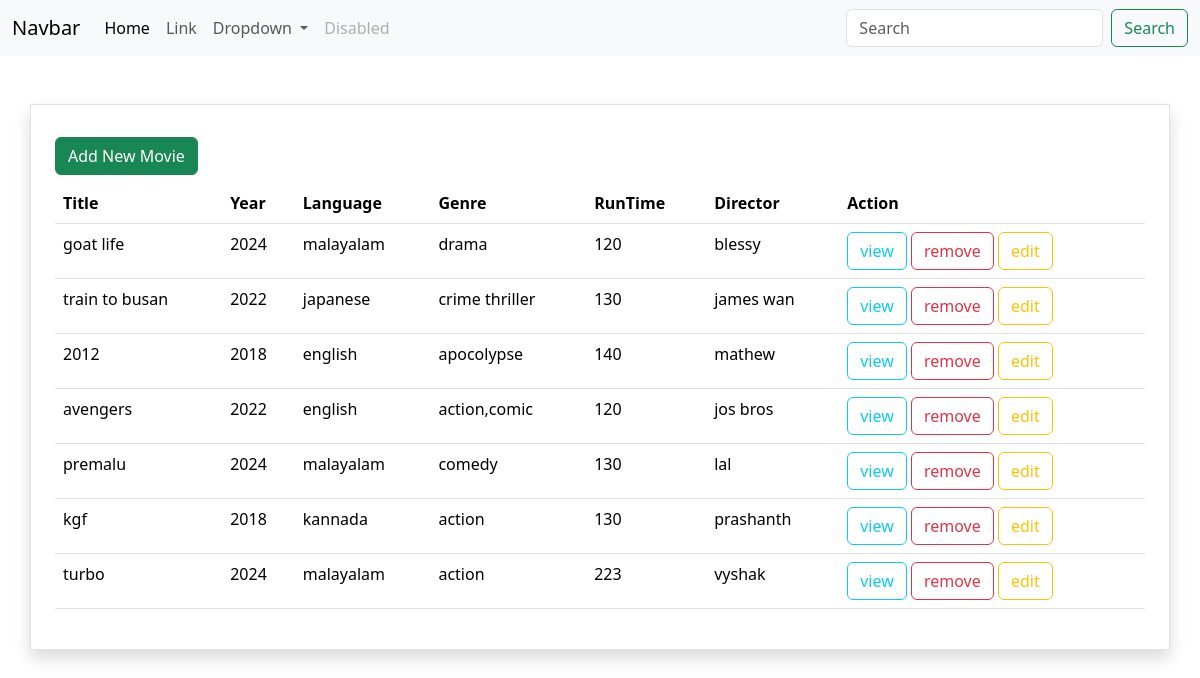
/movies/all/, run on the app's committed database.
### myapp/models.py (models this page shows, shortened)
class Movies(models.Model):
    title=models.CharField(max_length=200)
    year=models.CharField(max_length=200)
    director=models.CharField(max_length=200)
    run_time=models.PositiveIntegerField()
    language=models.CharField(max_length=200)
    genre=models.CharField(max_length=200)
    producer=models.CharField(max_length=200,null=True)

### myapp/views.py (the view)
# urls.py: path("movies/all/",views.MovieListView.as_view(),name="movie-list"),
class MovieListView(View):
    def get(self,request,*args,**kwargs):
        qs=Movies.objects.all()
        return render(request,"movie_list.html",{"data":qs})

### myapp/templates/movie_list.html (shortened to what this page needs)
{%extends 'base.html'%}
{%block main_block%}
<div class="container p-4 border mt-5 shadow">
  <div class="my-2">
    <a href="{%url 'movie-create'%}" class="btn btn-success">Add New Movie</a>
  </div>
  <table class="table">
    <tr>
        <th>Title</th>
        <th>Year</th>
        <th>Language</th>
        <th>Genre</th>
        <th>RunTime</th>
        <th>Director</th>
        <th>Action</th>
    </tr>
    {%for m in data%}
      <tr>
          <td>{{m.title}}</td>
          <td>{{m.year}}</td>
          <td>{{m.language}}</td>
          <td>{{m.genre}}</td>
          <td>{{m.run_time}}</td>
          <td>{{m.director}}</td>
          <td>
            <a href="{%url 'movie-detail' m.id%}" class="btn btn-outline-info">view</a>
            <a href="{%url 'movie-delete' m.id%}" class="btn btn-outline-danger">remove</a>
            <a href="{%url 'movie-update' m.id%}" class="btn btn-outline-warning">edit</a>
          </td>
      </tr>
    {%endfor%}
  </table>
</div>
{%endblock%}

### myapp/templates/base.html (shortened to what this page needs)
<!DOCTYPE html>
<html lang="en">
<head>
    <link href="https://cdn.jsdelivr.net/npm/bootstrap@5.3.3/dist/css/bootstrap.min.css" rel="stylesheet">
 </head>
<body>
    <nav class="navbar navbar-expand-lg bg-body-tertiary">
        <div class="container-fluid">
          <a class="navbar-brand" href="#">Navbar</a>
          <div class="collapse navbar-collapse" id="navbarSupportedContent">
            <ul class="navbar-nav me-auto mb-2 mb-lg-0">
              <li class="nav-item">
                <a class="nav-link active" aria-current="page" href="#">Home</a>
              </li>
              <li class="nav-item">
                <a class="nav-link" href="#">Link</a>
              </li>
              <li class="nav-item dropdown">
                <a class="nav-link dropdown-toggle" href="#" role="button" data-bs-toggle="dropdown" aria-expanded="false">
                  Dropdown
                </a>
              </li>
              <li class="nav-item">
                <a class="nav-link disabled" aria-disabled="true">Disabled</a>
              </li>
            </ul>
            <form class="d-flex" role="search">
              <input class="form-control me-2" type="search" placeholder="Search" aria-label="Search">
              <button class="btn btn-outline-success" type="submit">Search</button>
            </form>
          </div>
        </div>
      </nav>
      {%block main_block%}
      {%endblock%}
</body>
</html>

### data on the page
Movies: title "goat life", year "2024", language "malayalam", genre "drama", run_time "120", director "blessy"
Movies: title "train to busan", year "2022", language "japanese", genre "crime thriller", run_time "130", director "james wan"
Movies: title "2012", year "2018", language "english", genre "apocolypse", run_time "140", director "mathew"
Movies: title "avengers", year "2022", language "english", genre "action,comic", run_time "120", director "jos bros"
Movies: title "premalu", year "2024", language "malayalam", genre "comedy", run_time "130", director "lal"
Movies: title "kgf", year "2018", language "kannada", genre "action", run_time "130", director "prashanth"
Movies: title "turbo", year "2024", language "malayalam", genre "action", run_time "223", director "vyshak"
